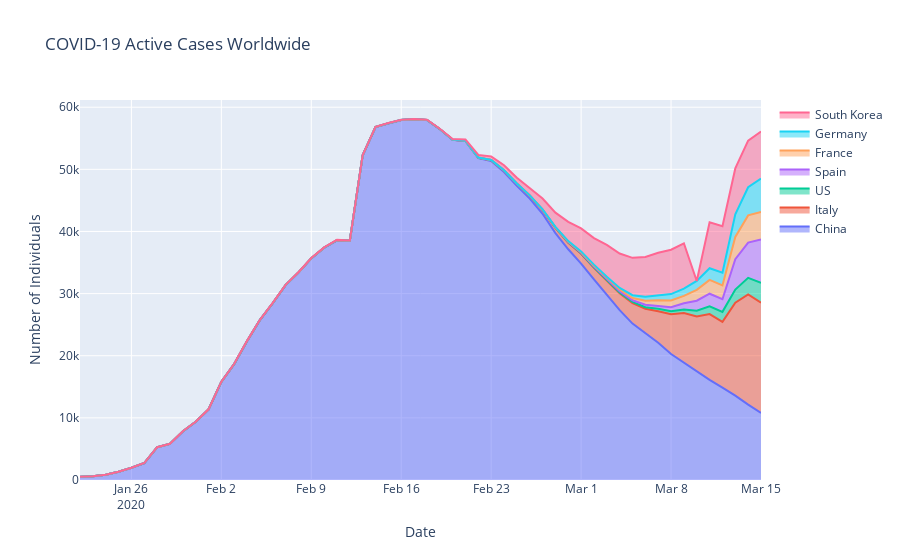

Notebook code for this chart:
### Code cell
fig = go.Figure()
for region in ['China', 'Italy', 'US', 'Spain', 'France', 'Germany', 'South Korea']:
    fig.add_trace(go.Scatter(
                    x=df[df['Country/Region'] == region].groupby('date')['date'].first(),
                    y=df[df['Country/Region'] == region].groupby('date')['Active'].sum(),
                    name=region,
                    hoverinfo='x+y+z+text+name',
                    opacity=0.8,
                    stackgroup='one'))

fig.update_layout(title="COVID-19 Active Cases Worldwide",
                  xaxis_title="Date",
                  yaxis_title="Number of Individuals")

fig.show()
